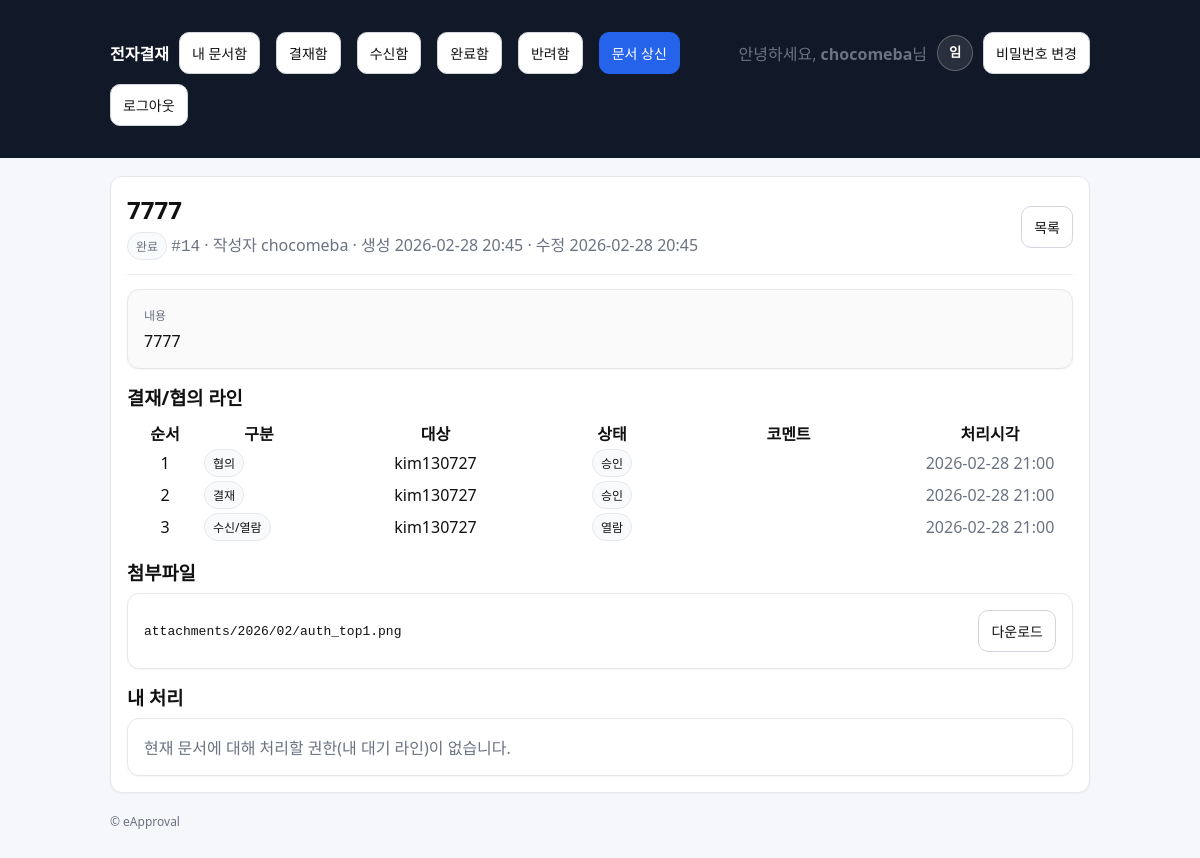
Screenshot of /approvals/documents/14/ (signed in) with the database file from the repository.
### accounts/models.py (models this page shows, shortened)
class Profile(models.Model):
    ROLE_MEMBER = "MEMBER"
    ROLE_CHAIR = "CHAIR"
    ROLE_CHOICES = [
        (ROLE_MEMBER, "일반회원"),
        (ROLE_CHAIR, "위원장"),
    ]
    user = models.OneToOneField(settings.AUTH_USER_MODEL, on_delete=models.CASCADE)
    full_name = models.CharField(max_length=150, blank=True, default="")
    phone = models.CharField(max_length=20, blank=True, null=True)
    role = models.CharField(max_length=20, choices=ROLE_CHOICES, default=ROLE_MEMBER)
    def display_name(self):
        if self.full_name and self.full_name.strip():
            return self.full_name.strip()
        if self.user.first_name and self.user.first_name.strip():
            return self.user.first_name.strip()
        return self.user.username

### approvals/models.py (models this page shows, shortened)
class Document(models.Model):
    class Status(models.TextChoices):
        DRAFT = "DRAFT", "임시"
        SUBMITTED = "SUBMITTED", "상신"
        IN_PROGRESS = "IN_PROGRESS", "진행중"
        REJECTED = "REJECTED", "반려"
        COMPLETED = "COMPLETED", "완료"
    title = models.CharField(max_length=200)
    content = models.TextField(blank=True)
    created_by = models.ForeignKey(
        settings.AUTH_USER_MODEL, on_delete=models.PROTECT, related_name="docs_created"
    )
    status = models.CharField(max_length=20, choices=Status.choices, default=Status.DRAFT)
    current_line_order = models.PositiveIntegerField(default=1)
    created_at = models.DateTimeField(auto_now_add=True)
    updated_at = models.DateTimeField(auto_now=True)

class DocumentLine(models.Model):
    class Role(models.TextChoices):
        CONSULT = "CONSULT", "협의"
        APPROVE = "APPROVE", "결재"
        RECEIVE = "RECEIVE", "수신/열람"
    class Decision(models.TextChoices):
        PENDING = "PENDING", "대기"
        APPROVED = "APPROVED", "승인"
        REJECTED = "REJECTED", "반려"
        READ = "READ", "열람"
    document = models.ForeignKey(Document, on_delete=models.CASCADE, related_name="lines")
    role = models.CharField(max_length=10, choices=Role.choices)
    order = models.PositiveIntegerField()
    user = models.ForeignKey(settings.AUTH_USER_MODEL, on_delete=models.PROTECT)
    decision = models.CharField(max_length=10, choices=Decision.choices, default=Decision.PENDING)
    comment = models.CharField(max_length=300, blank=True)
    acted_at = models.DateTimeField(null=True, blank=True)
    class Meta:
        ordering = ["order", "id"]

class Attachment(models.Model):
    document = models.ForeignKey(Document, on_delete=models.CASCADE, related_name="attachments")
    file = models.FileField(upload_to=attachment_upload_to)
    uploaded_by = models.ForeignKey(settings.AUTH_USER_MODEL, on_delete=models.PROTECT)
    created_at = models.DateTimeField(auto_now_add=True)

### approvals/views.py (the view)
# urls.py: path("approvals/documents/<int:doc_id>/", views.doc_detail, name="doc_detail_legacy"),
@login_required
def doc_detail(request, doc_id: int):
    doc = get_object_or_404(Document, id=doc_id)
    if not can_view_document(request.user, doc):
        raise Http404
    if doc.status == Document.Status.COMPLETED:
        mark_read(doc=doc, actor=request.user)
    current_line = doc.lines.filter(order=doc.current_line_order, decision="PENDING").first()
    can_act = bool(current_line) and (current_line.user_id == request.user.id or request.user.is_superuser)
    return render(
        request,
        "approvals/doc_detail.html",
        {"doc": doc, "current_line": current_line, "can_act": can_act},
    )

### approvals/permissions.py (called while the page is built)
def can_view_document(user, doc: Document) -> bool:
    if not user.is_authenticated:
        return False
    if user.is_superuser:
        return True
    if doc.created_by_id == user.id:
        return True
    if doc.lines.filter(user_id=user.id).exists():
        return True
    if doc.attachments.filter(uploaded_by_id=user.id).exists():
        return True
    return False

### approvals/services.py (called while the page is built)
@transaction.atomic
def mark_read(*, doc: Document, actor) -> Document:
    line = doc.lines.filter(
        role=DocumentLine.Role.RECEIVE,
        user_id=actor.id,
    ).first()
    if not line:
        return doc
    if line.decision == DocumentLine.Decision.PENDING:
        line.decision = DocumentLine.Decision.READ
        line.acted_at = timezone.now()
        line.save(update_fields=["decision", "acted_at"])
    return doc

### templates/approvals/doc_detail.html (shortened to what this page needs)
{% extends "base.html" %}
{% block content %}
  <div class="card">
    <div class="row" style="justify-content:space-between;">
      <div>
        <h2 style="margin:0;">{{ doc.title }}</h2>
        <div class="muted" style="margin-top:6px;">
          <span class="badge">{{ doc.get_status_display }}</span>
          <span class="mono">#{{ doc.id }}</span>
          · 작성자 {{ doc.created_by.username }}
          · 생성 {{ doc.created_at|date:"Y-m-d H:i" }}
          · 수정 {{ doc.updated_at|date:"Y-m-d H:i" }}
        </div>
      </div>
      <div>
        <a class="btn" href="{% url 'approvals:doc_list' %}">목록</a>
      </div>
    </div>
    <hr style="border:none; border-top:1px solid #eee; margin:14px 0;">
    <div class="card" style="background:#fafafa;">
      <div class="muted" style="font-size:12px; margin-bottom:6px;">내용</div>
      <div style="white-space:pre-wrap;">{{ doc.content|default:"(내용 없음)" }}</div>
    </div>
    <div style="margin-top:14px;">
      <h3 style="margin:0 0 8px 0;">결재/협의 라인</h3>
      <table class="table">
        <thead>
          <tr>
            <th style="width:70px;">순서</th>
            <th style="width:110px;">구분</th>
            <th>대상</th>
            <th style="width:110px;">상태</th>
            <th>코멘트</th>
            <th style="width:160px;">처리시각</th>
          </tr>
        </thead>
        <tbody>
          {% for line in doc.lines.all %}
          <tr>
            <td>{{ line.order }}</td>
            <td><span class="badge">{{ line.get_role_display }}</span></td>
            <td>{{ line.user.username }}</td>
            <td><span class="badge">{{ line.get_decision_display }}</span></td>
            <td class="muted">{{ line.comment|default:"" }}</td>
            <td class="muted">
              {% if line.acted_at %}{{ line.acted_at|date:"Y-m-d H:i" }}{% else %}-{% endif %}
            </td>
          </tr>
          {% empty %}
          <tr><td colspan="6" class="muted">라인이 없습니다.</td></tr>
          {% endfor %}
        </tbody>
      </table>
    </div>
    <div style="margin-top:14px;">
      <h3 style="margin:0 0 8px 0;">첨부파일</h3>
      <div class="card">
        {% for att in doc.attachments.all %}
          <div class="row" style="justify-content:space-between;">
            <div class="mono" style="font-size:13px;">{{ att.file.name }}</div>
            <a class="btn" href="{% url 'approvals:attachment_download' att.id %}">다운로드</a>
          </div>
        {% empty %}
          <div class="muted">첨부파일이 없습니다.</div>
        {% endfor %}
      </div>
    </div>
    <div style="margin-top:14px;">
      <h3 style="margin:0 0 8px 0;">내 처리</h3>
      {% if can_act %}
        <div class="card">
          <div class="muted" style="margin-bottom:10px;">
            현재 처리자: <strong>{{ current_line.user.username }}</strong>
            · 구분: <strong>{{ current_line.get_role_display }}</strong>
            · 순서: <strong>{{ current_line.order }}</strong>
          </div>
          <form method="post" action="{% url 'approvals:act_approve' doc.id %}">
            {% csrf_token %}
            <div class="field">
              <label for="comment_approve">코멘트(선택)</label>
              <input id="comment_approve" type="text" name="comment" placeholder="예: 확인했습니다." />
              <div class="help">승인/협의 완료 처리 시 기록됩니다.</div>
            </div>
            <button class="btn btn-primary" type="submit">승인 / 협의완료</button>
          </form>
          <hr style="border:none; border-top:1px solid #eee; margin:12px 0;">
          <form method="post" action="{% url 'approvals:act_reject' doc.id %}">
            {% csrf_token %}
            <div class="field">
              <label for="comment_reject">반려 사유(필수)</label>
              <input id="comment_reject" type="text" name="comment" placeholder="예: 증빙이 누락되었습니다." required />
            </div>
            <button class="btn btn-danger" type="submit">반려</button>
          </form>
        </div>
      {% else %}
        <div class="card muted">
          현재 문서에 대해 처리할 권한(내 대기 라인)이 없습니다.
        </div>
      {% endif %}
    </div>
  </div>
{% endblock %}

### templates/base.html (shortened to what this page needs)
<!doctype html>
<html lang="ko">
<head>
</head>
<body>
  <header>
    <div class="wrap">
      <nav>
        <a href="{% url 'approvals:home' %}"><strong>전자결재</strong></a>
        <a class="btn" href="{% url 'approvals:doc_list' %}">내 문서함</a>
        <a class="btn" href="{% url 'approvals:inbox' %}">결재함</a>
        <a class="btn" href="{% url 'approvals:received' %}">수신함</a>
        <a class="btn" href="{% url 'approvals:completed' %}">완료함</a>
        <a class="btn" href="{% url 'approvals:rejected' %}">반려함</a>
        <a class="btn btn-primary" href="{% url 'approvals:doc_create' %}">문서 상신</a>
        {% if user.is_authenticated %}
          <div class="profile-wrap">
        <span class="muted">안녕하세요, <strong>{{ user.username }}</strong>님</span>
  <button type="button" class="profile-btn" id="profileBtn" aria-haspopup="true" aria-expanded="false">
    <span class="profile-avatar">
      {{ user.profile.display_name|default:user.username|slice:":1" }}
    </span>
  </button>
    </div>
          <a class="btn" href="{% url 'accounts:password_change' %}">비밀번호 변경</a>
          <form method="post" action="{% url 'accounts:logout' %}" style="display:inline;">
            <button class="btn" type="submit">로그아웃</button>
          </form>
        {% else %}
          <a class="btn" href="{% url 'accounts:login' %}">로그인</a>
          <a class="btn btn-primary" href="{% url 'accounts:signup' %}">회원가입</a>
        {% endif %}
      </nav>
    </div>
  </header>
  <main class="wrap">
    {% block content %}{% endblock %}
    <footer class="muted">
      <div>© eApproval</div>
    </footer>
  </main>
</body>
</html>

### templates/base.html (style rules this page uses)
body { font-family: system-ui, -apple-system, Segoe UI, Roboto, "Noto Sans KR", Arial, sans-serif; margin:0; background:#f6f7fb; color:#111; }
header { background:#111827; color:#fff; padding:14px 18px; }
header a { color:#fff; text-decoration:none; }
.wrap { max-width: 980px; margin: 0 auto; padding: 18px; }
nav { display:flex; gap:10px; flex-wrap:wrap; align-items:center; }
.card { background:#fff; border:1px solid #e5e7eb; border-radius:12px; padding:16px; box-shadow: 0 1px 2px rgba(0,0,0,0.04); }
.btn { display:inline-block; padding:10px 12px; border-radius:10px; border:1px solid #d1d5db; background:#fff; text-decoration:none; color:#111; font-size:14px; }
.btn-primary { background:#2563eb; border-color:#2563eb; color:#fff; }
.btn + .btn { margin-left: 6px; }
.muted { color:#6b7280; }
.mono { font-family: ui-monospace, SFMono-Regular, Menlo, Monaco, Consolas, "Liberation Mono", "Courier New", monospace; }
.table { table-layout: fixed; width: 100%; }
.table th, .table td { white-space: nowrap; overflow: hidden; text-overflow: ellipsis; text-align: center; }
.table td:nth-child(2) { text-align: left; }
.table th:nth-child(2) { text-align: center; }
.badge { display:inline-block; padding:4px 8px; border-radius:999px; font-size:12px; border:1px solid #e5e7eb; background:#f9fafb; }
.row { display:flex; gap:10px; flex-wrap:wrap; align-items:center; }
footer { padding: 20px 0; color:#6b7280; font-size:12px; }
.profile-wrap { display:flex; align-items:center; gap:10px; position:relative; }
.profile-btn { border:0; background:transparent; cursor:pointer; padding:0; line-height:0; }
.profile-avatar { width:34px; height:34px; border-radius:999px; display:flex; align-items:center; justify-content:center; background:#ffffff1a; border:1px solid rgba(255,255,255,0.25); color:#fff; font-weight:800; }

### rows the page displays
Document: title "7777", status "완료", id "14", created_by.username "chocomeba", created_at "2026-02-28 20:45", updated_at "2026-02-28 20:45", content "7777"
DocumentLine: order "1", role "협의", user.username "kim130727", decision "승인", acted_at "2026-02-28 21:00"
DocumentLine: order "2", role "결재", user.username "kim130727", decision "승인", acted_at "2026-02-28 21:00"
DocumentLine: order "3", role "수신/열람", user.username "kim130727", decision "열람", acted_at "2026-02-28 21:00"
Attachment: file.name "attachments/2026/02/auth_top1.png"

### other values shown
{{ user.username }} "chocomeba"
{{ user.profile.display_name|default:user.username|slice:":1" }} "임"
